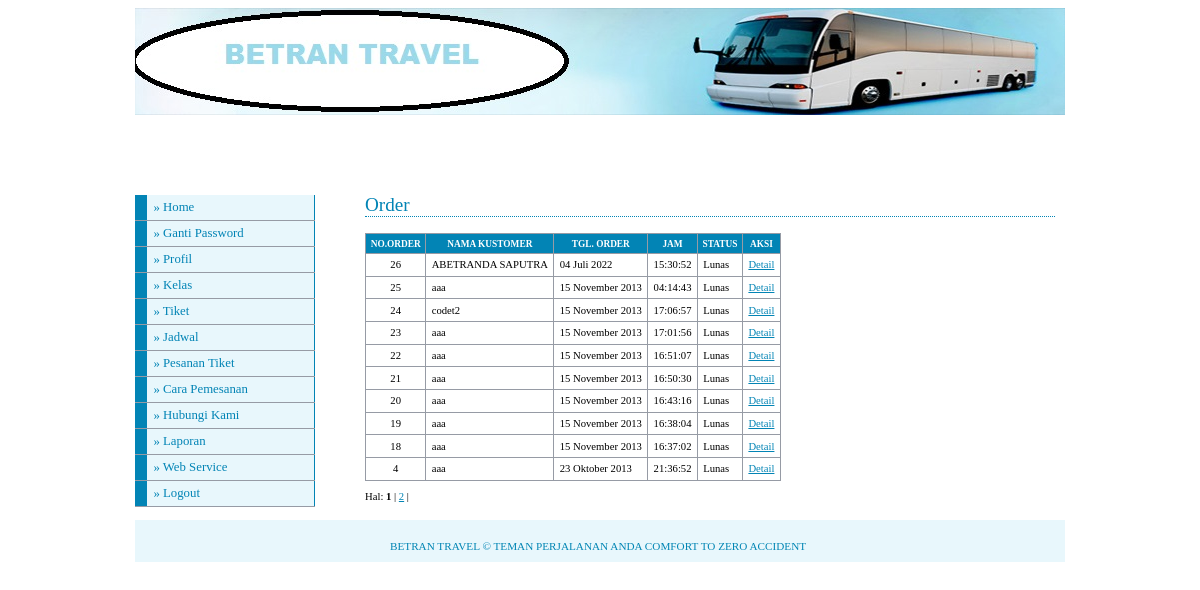
/adminweb/media.php?module=order (signed in), run on the app's committed database.
### tables this page shows
CREATE TABLE `modul` (
  `id_modul` int(5) NOT NULL,
  `nama_modul` varchar(50) NOT NULL,
  `link` varchar(100) NOT NULL,
  `static_content` text NOT NULL,
  `gambar` varchar(100) NOT NULL,
  `status` enum('user','admin') NOT NULL,
  `aktif` enum('Y','N') NOT NULL,
  `urutan` int(5) NOT NULL
);

CREATE TABLE `orders` (
  `id_orders` int(5) NOT NULL,
  `status_order` varchar(50) NOT NULL DEFAULT 'Lunas',
  `tgl_order` date NOT NULL,
  `jam_order` time NOT NULL,
  `id_kustomer` int(5) NOT NULL
);

CREATE TABLE `kustomer` (
  `id_kustomer` int(5) NOT NULL,
  `password` varchar(50) NOT NULL,
  `nama_lengkap` varchar(100) NOT NULL,
  `alamat` text NOT NULL,
  `email` varchar(100) NOT NULL,
  `telpon` varchar(20) NOT NULL
);

### config/fungsi_indotgl.php (called while the page is built, shortened)
<?php
	function tgl_indo($tgl){
			$tanggal = substr($tgl,8,2);
			$bulan = getBulan(substr($tgl,5,2));
			$tahun = substr($tgl,0,4);
			return $tanggal.' '.$bulan.' '.$tahun;
	}
	function getBulan($bln){
				switch ($bln){
					case 7:
						return "Juli";
						break;
					case 10:
						return "Oktober";
						break;
					case 11:
						return "November";
						break;
				}
			}
?>

### adminweb/modul/mod_order/order.php (the view, shortened to what this page needs)
<?php
 if (empty($_SESSION['username']) AND empty($_SESSION['passuser'])){
  echo "<link href='style.css' rel='stylesheet' type='text/css'>
 <center>Untuk mengakses modul, Anda harus login <br>";
  echo "<a href=../../index.php><b>LOGIN</b></a></center>";
}
else{
switch($_GET[act]){
  default:
    echo "<h2>Order</h2>
          <table>
          <tr><th>no.order</th><th>nama kustomer</th><th>tgl. order</th><th>jam</th><th>status</th><th>aksi</th></tr>";
    $p      = new Paging;
    $batas  = 10;
    $posisi = $p->cariPosisi($batas);
    $tampil = mysql_query("SELECT * FROM orders,kustomer WHERE orders.id_kustomer=kustomer.id_kustomer ORDER BY id_orders DESC LIMIT $posisi,$batas");
    while($r=mysql_fetch_array($tampil)){
      $tanggal=tgl_indo($r[tgl_order]);
      echo "<tr><td align=center>$r[id_orders]</td>
                <td>$r[nama_lengkap]</td>
                <td>$tanggal</td>
                <td>$r[jam_order]</td>
                <td>$r[status_order]</td>
		            <td><a href=?module=order&act=detailorder&id=$r[id_orders]>Detail</a></td></tr>";
    }
    echo "</table>";
    $jmldata = mysql_num_rows(mysql_query("SELECT * FROM orders"));
    $jmlhalaman  = $p->jumlahHalaman($jmldata, $batas);
    $linkHalaman = $p->navHalaman($_GET[halaman], $jmlhalaman);
    echo "<div id=paging>Hal: $linkHalaman</div><br>";
    break;
}
}
?>

### adminweb/menu.php (shortened to what this page needs)
<?php
if ($_SESSION[leveluser]=='admin'){
  $sql=mysql_query("select * from modul where aktif='Y' order by urutan");
}
else{
  $sql=mysql_query("select * from modul where status='user' and aktif='Y' order by urutan");
}
while ($m=mysql_fetch_array($sql)){
  echo "<li><a href='$m[link]'>&#187; $m[nama_modul]</a></li>";
}
?>

### adminweb/style_admin.css (style rules this page uses)
body { font-family: Tahoma; text-align: center; }
#menu li { width: 180px; border-bottom: 1px solid #969BA5; margin: 0; padding: 0; font-size: 80%; vertical-align: bottom; }
#menu a:link, #menu a:visited { display: block; padding: 5px 5px 5px 0.5em; border-left: 12px solid #0284b5; border-right: 1px solid #0284b5; background-color: #e8f7fc; color: #0284b5; text-decoration: none; }
a:link,a:visited { color:#0284b5; }
h2 { font: normal 120% Georgia; color: #0284b5; background-color: transparent; border-bottom: 1px dotted #0284b5; }
table { font-family: Tahoma; font-size: 8pt; border-width: 1px; border-style: solid; border-color: #999999; border-collapse: collapse; margin: 10px 0px; }
th { color: #FFFFFF; font-size: 7pt; text-transform: uppercase; text-align: center; padding: 0.5em; border-width: 1px; border-style: solid; border-color: #969BA5; border-collapse: collapse; background-color: #0284b5; }
td { padding: 0.5em; vertical-align: top; border-width: 1px; border-style: solid; border-color: #969BA5; border-collapse: collapse; }
#paging { font-family: Tahoma; font-size: 8pt; }

### data on the page
modul: nama_modul "Ganti Password"
modul: nama_modul "Profil"
modul: nama_modul "Kelas"
modul: nama_modul "Tiket"
modul: nama_modul "Jadwal"
modul: nama_modul "Pesanan Tiket"
modul: nama_modul "Cara Pemesanan"
modul: nama_modul "Hubungi Kami"
modul: nama_modul "Laporan"
modul: nama_modul "Web Service"
orders: id_orders "26", id_kustomer.nama_lengkap "ABETRANDA SAPUTRA", tgl_order "04 Juli 2022", jam_order "15:30:52", status_order "Lunas"
orders: id_orders "25", id_kustomer.nama_lengkap "aaa", tgl_order "15 November 2013", jam_order "04:14:43", status_order "Lunas"
orders: id_orders "24", id_kustomer.nama_lengkap "codet2", tgl_order "15 November 2013", jam_order "17:06:57", status_order "Lunas"
orders: id_orders "23", id_kustomer.nama_lengkap "aaa", tgl_order "15 November 2013", jam_order "17:01:56", status_order "Lunas"
orders: id_orders "22", id_kustomer.nama_lengkap "aaa", tgl_order "15 November 2013", jam_order "16:51:07", status_order "Lunas"
orders: id_orders "21", id_kustomer.nama_lengkap "aaa", tgl_order "15 November 2013", jam_order "16:50:30", status_order "Lunas"
orders: id_orders "20", id_kustomer.nama_lengkap "aaa", tgl_order "15 November 2013", jam_order "16:43:16", status_order "Lunas"
orders: id_orders "19", id_kustomer.nama_lengkap "aaa", tgl_order "15 November 2013", jam_order "16:38:04", status_order "Lunas"
orders: id_orders "18", id_kustomer.nama_lengkap "aaa", tgl_order "15 November 2013", jam_order "16:37:02", status_order "Lunas"
orders: id_orders "4", id_kustomer.nama_lengkap "aaa", tgl_order "23 Oktober 2013", jam_order "21:36:52", status_order "Lunas"
